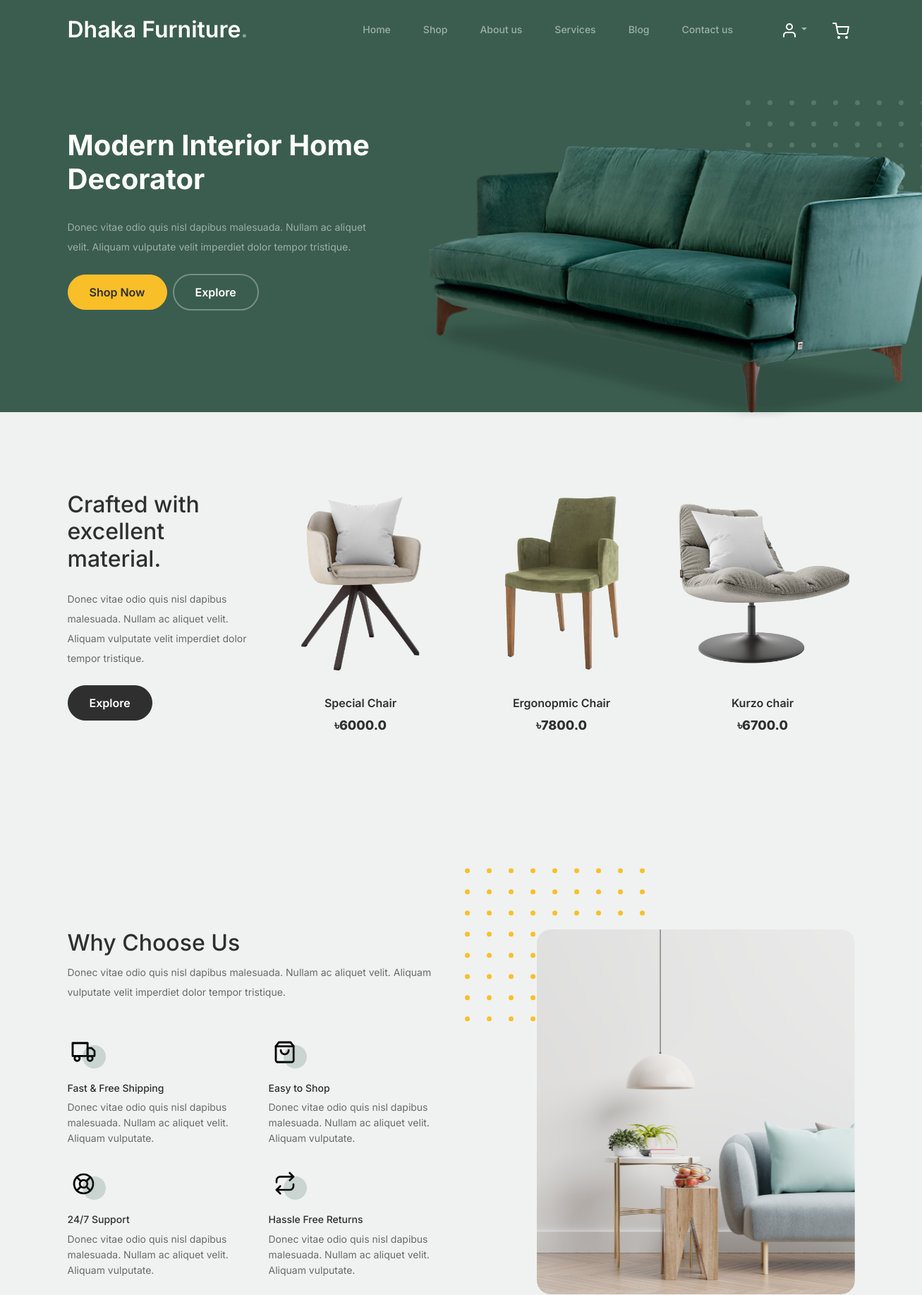
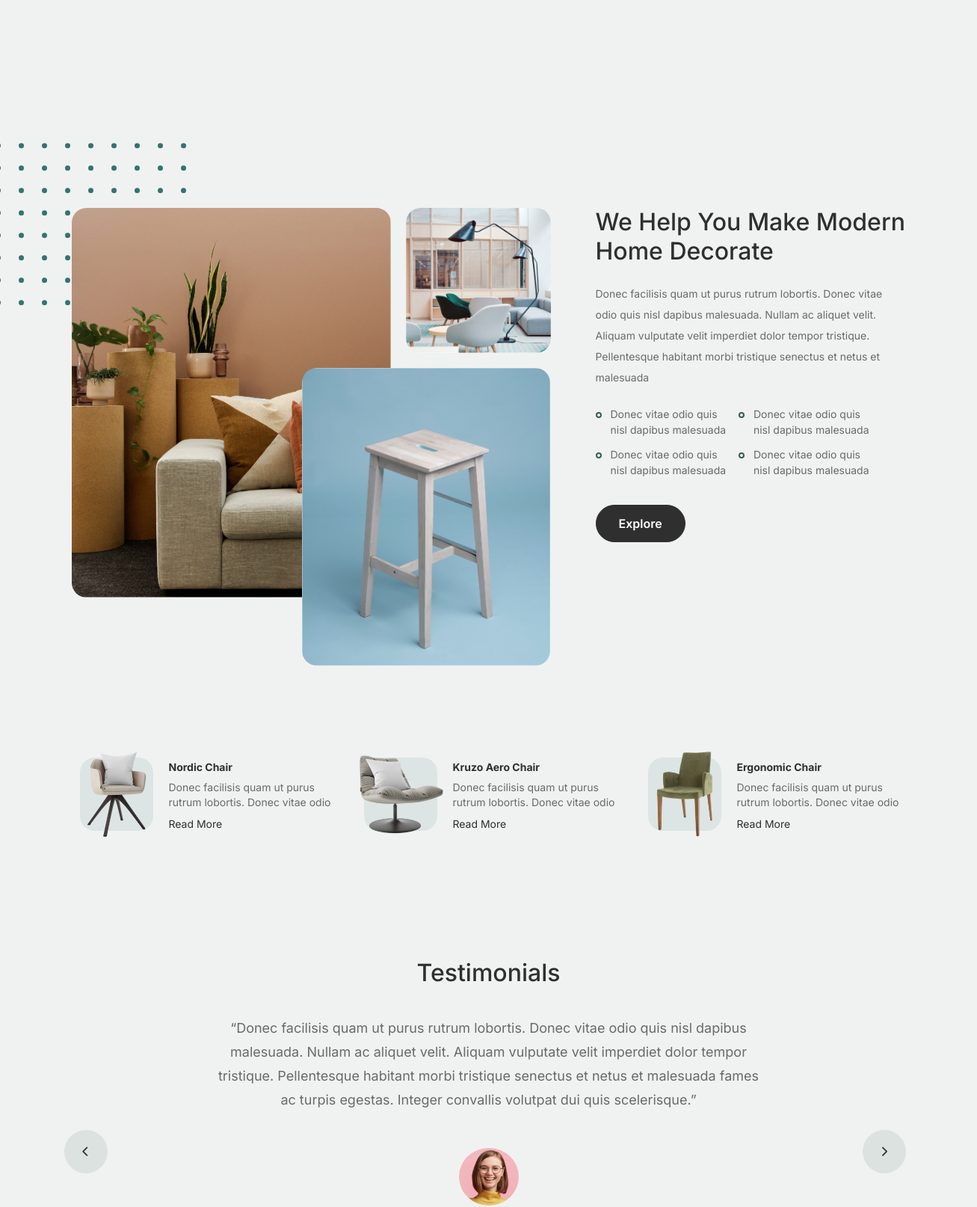
The page / (upper part) on the database its author committed (2 pictures, top to bottom).
### main/models.py (models this page shows, shortened)
class Product(models.Model):
    img=models.ImageField( upload_to='product', verbose_name='Product Image',blank=True,null=True)
    name=models.CharField(verbose_name='Product Name' ,max_length=50)
    product_info=models.TextField(verbose_name='Product Information',blank=True,null=True)
    price=models.FloatField(verbose_name='Product Price')
    discaunt_price=models.FloatField(verbose_name='Product Discaunt Price',default=0.0,blank=True,null=True)
    date=models.DateField(auto_now_add=True)
    abability=models.CharField(choices=STOCK_PRODUCT, max_length=50,blank=True,null=True)

### main/views.py (the view)
# urls.py: 2. Add a URL to urlpatterns:  path('', Home.as_view(), name='home')
def Home(request):
    product_home=Product.objects.all()[:3]
    return render(request,'index.html',locals())

### main/templates/index.html (shortened to what this page needs)
{% extends "base.html" %}
{% load static %}
{% block content %}
			<div class="hero">
				<div class="container">
					<div class="row justify-content-between">
						<div class="col-lg-5">
							<div class="intro-excerpt">
								<h1>Modern Interior <span clsas="d-block">Home Decorator</span></h1>
								<p class="mb-4">Donec vitae odio quis nisl dapibus malesuada. Nullam ac aliquet velit. Aliquam vulputate velit imperdiet dolor tempor tristique.</p>
								<p><a href="" class="btn btn-secondary me-2">Shop Now</a><a href="#" class="btn btn-white-outline">Explore</a></p>
							</div>
						</div>
						<div class="col-lg-7">
							<div class="hero-img-wrap">
								<img src="{% static "images/couch.png" %}" class="img-fluid">
							</div>
						</div>
					</div>
				</div>
			</div>
		<div class="product-section">
			<div class="container">
				<div class="row">
					<div class="col-md-12 col-lg-3 mb-5 mb-lg-0">
						<h2 class="mb-4 section-title">Crafted with excellent material.</h2>
						<p class="mb-4">Donec vitae odio quis nisl dapibus malesuada. Nullam ac aliquet velit. Aliquam vulputate velit imperdiet dolor tempor tristique. </p>
						<p><a href="shop.html" class="btn">Explore</a></p>
					</div>
					{% for p in product_home %}
					<div class="col-12 col-md-4 col-lg-3 mb-5 mb-md-0">
						<a class="product-item" href="{% url "product_details" p.id %}">
							<img src="{{p.img.url}}" class="img-fluid product-thumbnail">
							<h3 class="product-title">{{p.name}}</h3>
							<strong class="product-price">৳{{p.price}}</strong>
						</a>
					</div>
					{% endfor %}
				</div>
			</div>
		</div>
		<div class="why-choose-section">
			<div class="container">
				<div class="row justify-content-between">
					<div class="col-lg-6">
						<h2 class="section-title">Why Choose Us</h2>
						<p>Donec vitae odio quis nisl dapibus malesuada. Nullam ac aliquet velit. Aliquam vulputate velit imperdiet dolor tempor tristique.</p>
						<div class="row my-5">
							<div class="col-6 col-md-6">
								<div class="feature">
									<div class="icon">
										<img src="{% static "images/truck.svg" %}" alt="Image" class="imf-fluid">
									</div>
									<h3>Fast &amp; Free Shipping</h3>
									<p>Donec vitae odio quis nisl dapibus malesuada. Nullam ac aliquet velit. Aliquam vulputate.</p>
								</div>
							</div>
							<div class="col-6 col-md-6">
								<div class="feature">
									<div class="icon">
										<img src="{% static "images/bag.svg" %}" alt="Image" class="imf-fluid">
									</div>
									<h3>Easy to Shop</h3>
									<p>Donec vitae odio quis nisl dapibus malesuada. Nullam ac aliquet velit. Aliquam vulputate.</p>
								</div>
							</div>
							<div class="col-6 col-md-6">
								<div class="feature">
									<div class="icon">
										<img src="{% static "images/support.svg" %}" alt="Image" class="imf-fluid">
									</div>
									<h3>24/7 Support</h3>
									<p>Donec vitae odio quis nisl dapibus malesuada. Nullam ac aliquet velit. Aliquam vulputate.</p>
								</div>
							</div>
							<div class="col-6 col-md-6">
								<div class="feature">
									<div class="icon">
										<img src="{% static "images/return.svg" %}" alt="Image" class="imf-fluid">
									</div>
									<h3>Hassle Free Returns</h3>
									<p>Donec vitae odio quis nisl dapibus malesuada. Nullam ac aliquet velit. Aliquam vulputate.</p>
								</div>
							</div>
						</div>
					</div>
					<div class="col-lg-5">
						<div class="img-wrap">
							<img src="{% static "images/why-choose-us-img.jpg" %}" alt="Image" class="img-fluid">
						</div>
					</div>
				</div>
			</div>
		</div>
		<div class="we-help-section">
			<div class="container">
				<div class="row justify-content-between">
					<div class="col-lg-7 mb-5 mb-lg-0">
						<div class="imgs-grid">
							<div class="grid grid-1"><img src="{% static "images/img-grid-1.jpg" %}" alt="Untree.co"></div>
							<div class="grid grid-2"><img src="{% static "images/img-grid-2.jpg" %}" alt="Untree.co"></div>
							<div class="grid grid-3"><img src="{% static "images/img-grid-3.jpg" %}" alt="Untree.co"></div>
						</div>
					</div>
					<div class="col-lg-5 ps-lg-5">
						<h2 class="section-title mb-4">We Help You Make Modern Home Decorate</h2>
						<p>Donec facilisis quam ut purus rutrum lobortis. Donec vitae odio quis nisl dapibus malesuada. Nullam ac aliquet velit. Aliquam vulputate velit imperdiet dolor tempor tristique. Pellentesque habitant morbi tristique senectus et netus et malesuada</p>
						<ul class="list-unstyled custom-list my-4">
							<li>Donec vitae odio quis nisl dapibus malesuada</li>
							<li>Donec vitae odio quis nisl dapibus malesuada</li>
							<li>Donec vitae odio quis nisl dapibus malesuada</li>
							<li>Donec vitae odio quis nisl dapibus malesuada</li>
						</ul>
						<p><a herf="#" class="btn">Explore</a></p>
					</div>
				</div>
			</div>
		</div>
		<div class="popular-product">
			<div class="container">
				<div class="row">
					<div class="col-12 col-md-6 col-lg-4 mb-4 mb-lg-0">
						<div class="product-item-sm d-flex">
							<div class="thumbnail">
								<img src="{% static "images/product-1.png" %}" alt="Image" class="img-fluid">
							</div>
							<div class="pt-3">
								<h3>Nordic Chair</h3>
								<p>Donec facilisis quam ut purus rutrum lobortis. Donec vitae odio </p>
								<p><a href="#">Read More</a></p>
							</div>
						</div>
					</div>
					<div class="col-12 col-md-6 col-lg-4 mb-4 mb-lg-0">
						<div class="product-item-sm d-flex">
							<div class="thumbnail">
								<img src="{% static "images/product-2.png" %}" alt="Image" class="img-fluid">
							</div>
							<div class="pt-3">
								<h3>Kruzo Aero Chair</h3>
								<p>Donec facilisis quam ut purus rutrum lobortis. Donec vitae odio </p>
								<p><a href="#">Read More</a></p>
							</div>
						</div>
					</div>
					<div class="col-12 col-md-6 col-lg-4 mb-4 mb-lg-0">
						<div class="product-item-sm d-flex">
							<div class="thumbnail">
								<img src="{% static "images/product-3.png" %}" alt="Image" class="img-fluid">
							</div>
							<div class="pt-3">
								<h3>Ergonomic Chair</h3>
								<p>Donec facilisis quam ut purus rutrum lobortis. Donec vitae odio </p>
								<p><a href="#">Read More</a></p>
							</div>
						</div>
					</div>
				</div>
			</div>
		</div>
		<div class="testimonial-section">
			<div class="container">
				<div class="row">
					<div class="col-lg-7 mx-auto text-center">
						<h2 class="section-title">Testimonials</h2>
					</div>
				</div>
				<div class="row justify-content-center">
					<div class="col-lg-12">
						<div class="testimonial-slider-wrap text-center">
							<div id="testimonial-nav">
								<span class="prev" data-controls="prev"><span class="fa fa-chevron-left"></span></span>
								<span class="next" data-controls="next"><span class="fa fa-chevron-right"></span></span>
							</div>
							<div class="testimonial-slider">
								<div class="item">
									<div class="row justify-content-center">
										<div class="col-lg-8 mx-auto">
											<div class="testimonial-block text-center">
												<blockquote class="mb-5">
													<p>&ldquo;Donec facilisis quam ut purus rutrum lobortis. Donec vitae odio quis nisl dapibus malesuada. Nullam ac aliquet velit. Aliquam vulputate velit imperdiet dolor tempor tristique. Pellentesque habitant morbi tristique senectus et netus et malesuada fames ac turpis egestas. Integer convallis volutpat dui quis scelerisque.&rdquo;</p>
												</blockquote>
												<div class="author-info">
													<div class="author-pic">
														<img src="{% static "images/person-1.png" %}" alt="Maria Jones" class="img-fluid">
													</div>
												</div>
											</div>
										</div>
									</div>
								</div>
								<div class="item">
									<div class="row justify-content-center">
									</div>
								</div>
								<div class="item">
									<div class="row justify-content-center">
									</div>
								</div>
							</div>
						</div>
					</div>
				</div>
			</div>
		</div>
		{% endblock content %}

### main/static/css/tiny-slider.css (style rules this page uses)
.tns-slider { -webkit-transition:all 0s;-moz-transition:all 0s;transition:all 0s }
.tns-slider>.tns-item { -webkit-box-sizing:border-box;-moz-box-sizing:border-box;box-sizing:border-box }
.tns-horizontal.tns-subpixel { white-space:nowrap }
.tns-horizontal.tns-subpixel>.tns-item { display:inline-block;vertical-align:top;white-space:normal }

### rows shown on the page
Product: img (picture), name "Special Chair", price "6000.0"
Product: img (picture), name "Ergonopmic Chair", price "7800.0"
Product: img (picture), name "Kurzo chair", price "6700.0"
